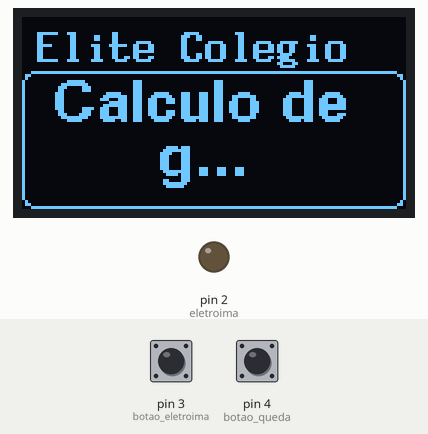
Simulated run of this sketch. Board: Arduino Uno, built with avr-gcc and run on an emulated ATmega328P. Parts: 128×64 one-colour display, output pins drawn as LEDs (lit = HIGH). The test bench sets the inputs (shaded band); at power-on: pin 3 (botao_eletroima) HIGH, pin 4 (botao_queda) HIGH. What the sketch prints to the serial monitor is not drawn.

Above: at 1.2 s.
1.3 s: pin 3 (botao_eletroima) pulled LOW for 3.2 s
At 3.0 s:
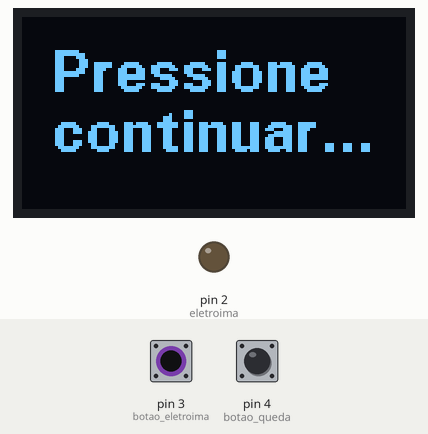
7.1 s: pin 3 (botao_eletroima) pulled LOW for 0.15 s
At 8.1 s:
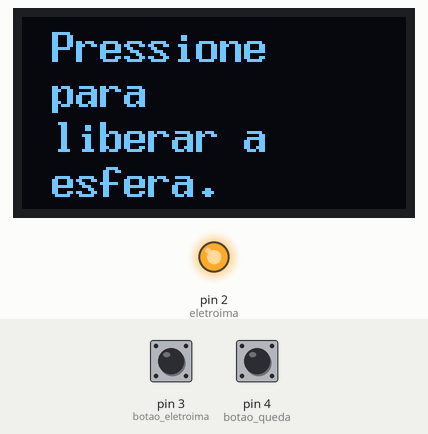
8.8 s: pin 3 (botao_eletroima) pulled LOW for 1 s
At 9.9 s:
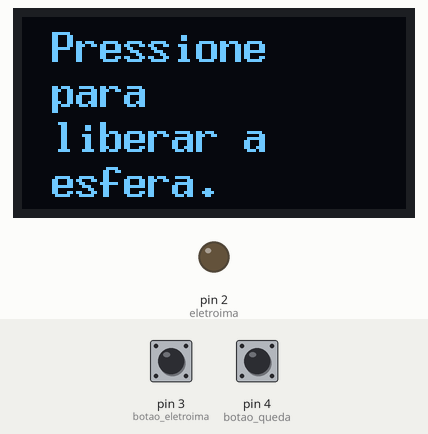
11.3 s: pin 4 (botao_queda) pulled LOW for 0.15 s
At 13.6 s:
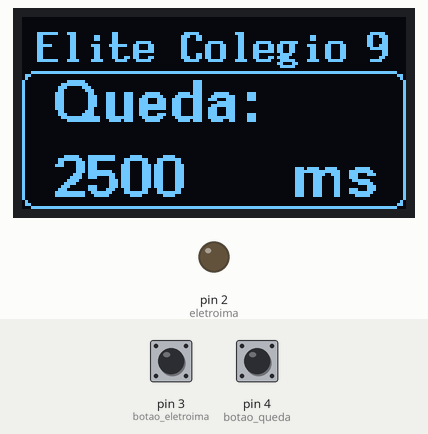
Timing chart, 0 to 15.1 s (numbered marks = the images above; inputs shaded):
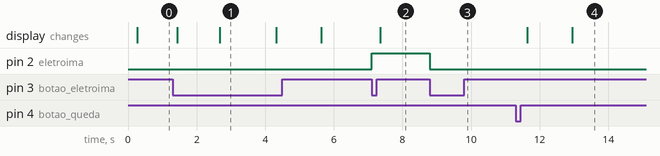

The sketch:

quedaLivre.ino
```cpp
// Programa adaptado de https://www.filipeflop.com/blog/como-conectar-display-oled-arduino/
// Programa Original: Teste Display OLED SSD1306
// Autor Original: FILIPEFLOP

//Precisamos incluir esta biblioteca para usarmos o display
#include "U8glib.h"
// Display que vamos trabalhar:
U8GLIB_SSD1306_128X64 u8g(U8G_I2C_OPT_NO_ACK);  // VDD=5V GND=GND SCL=A5 SDA=A4


/*declarando as variaveis*/
int espera = 1000;
int tempo_i = 0;
int tempo_f = 0;
char tempoQueda[6];
char contagem[2];
int eletroima = 2;
int botao_eletroima = 3;
int botao_queda = 4;
int liga = 1, desliga = 0;


void setup(void)
{
  //iniciando comunicação serial
  Serial.begin(9600);

  //iniciando comunização com o display
  if ( u8g.getMode() == U8G_MODE_R3G3B2 ) {
    u8g.setColorIndex(255);     // white
  }
  else if ( u8g.getMode() == U8G_MODE_GRAY2BIT ) {
    u8g.setColorIndex(3);         // max intensity
  }
  else if ( u8g.getMode() == U8G_MODE_BW ) {
    u8g.setColorIndex(1);         // pixel on
  }
  else if ( u8g.getMode() == U8G_MODE_HICOLOR ) {
    u8g.setHiColorByRGB(255, 255, 255);
  }

  //Configurando o dispositivo de queda livre
  pinMode(eletroima, OUTPUT);
  pinMode(botao_eletroima, INPUT_PULLUP);
  pinMode(botao_queda, INPUT_PULLUP);
  Serial.begin(9600);
}

void loop(void)
{
  digitalWrite(eletroima, desliga);
  u8g.firstPage();
  do {
    //Seleciona a fonte de texto
    u8g.setFont(u8g_font_8x13B);
    //Linha superior - nome da escola
    u8g.drawStr( 5, 15, "Elite Colegio"); //escolha x, y, valor (coordenadas e valor impresso)
    //unidade
    u8g.setFont(u8g_font_fub14);
    u8g.drawStr( 10, 35, "Calculo de");
    //gravidade
    u8g.drawStr( 15, 53, "     g... ");
    //moldura
    u8g.drawRFrame(0, 18, 128, 46, 4);
  } while ( u8g.nextPage() );
  while (digitalRead(botao_eletroima) == 1) {}
  u8g.setFont(u8g_font_fub14);
  //iniciando o programa
  //imprimindo no computador
  Serial.println("Programa sendo inicializado");
  //imprimindo no display
  u8g.firstPage();
  do {
    u8g.drawStr( 10, 35, "Iniciando...");
  } while ( u8g.nextPage() );

  delay(espera);
  u8g.firstPage();
  do {
    u8g.drawStr( 10, 25, "Pressione");
    u8g.drawStr( 10, 45, "continuar...");
  } while ( u8g.nextPage() );
  Serial.println("Pressione o botão ligado à porta digital 3 para seguir com cada passo");
  while (digitalRead(botao_eletroima) == 1) {} //espera até que o botão seja pressionado
  delay(espera);
  u8g.firstPage();
  do {
    u8g.drawStr( 10, 25, "Pressione");
    u8g.drawStr( 10, 45, "continuar...");
  } while ( u8g.nextPage() );
  Serial.println("...\nPosicione o botão ligado à porta digital 4 abaixo do eletroímã.");
  //reduzindo a letra para caber no display
  u8g.setFont(u8g_font_8x13B);
  u8g.firstPage();
  do {
    u8g.drawStr( 10, 15, "Verifique se o ");
    u8g.drawStr( 10, 30, "outro botao");
    u8g.drawStr( 10, 45, "esta abaixo");
    u8g.drawStr( 10, 60, "do eletroima.");
  } while ( u8g.nextPage() );
  while (digitalRead(botao_eletroima) == 1) {} //espera até que o botão seja pressionado novamente
  delay(espera);
  Serial.println("\nPressione o botão para ligar o eletroímã.");
  u8g.firstPage();
  do {
    u8g.drawStr( 10, 15, "Pressione o");
    u8g.drawStr( 10, 30, "botao para");
    u8g.drawStr( 10, 45, "ligar o");
    u8g.drawStr( 10, 60, "eletroima.");
  } while ( u8g.nextPage() );
  delay(espera);
  while (digitalRead(botao_eletroima) == 1) {} //espera até que o botão seja pressionado
  digitalWrite(eletroima, liga);
  Serial.println("\nPressione para liberar a esfera.");
  u8g.firstPage();
  do {
    u8g.drawStr( 10, 15, "Pressione");
    u8g.drawStr( 10, 30, "para");
    u8g.drawStr( 10, 45, "liberar a");
    u8g.drawStr( 10, 60, "esfera.");
  } while ( u8g.nextPage() );
  delay(espera);
  while (digitalRead(botao_eletroima) == 1) {} //espera até que o botão seja pressionado
  digitalWrite(eletroima, desliga);
  tempo_i = millis();
  while (digitalRead(botao_queda) == 1) {}
  tempo_f = millis();
  Serial.println("Sucesso!!!");
  Serial.println(" ______________________________________________");
  Serial.print("|   O tempo de queda foi de ");
  Serial.print(tempo_f - tempo_i);
  Serial.println(" milisegundos.");
  Serial.println(" ______________________________________________");
  int t = tempo_f - tempo_i;
  itoa(tempo_f - tempo_i, tempoQueda, 10);
  u8g.firstPage();
  do {
    u8g.setFont(u8g_font_8x13B);
    u8g.drawStr( 0, 25, "Tempo de queda:");
    u8g.setFont(u8g_font_fub14);
    u8g.drawStr( 10, 60, tempoQueda);
    u8g.drawStr( 90, 60, "ms");
  } while ( u8g.nextPage() );
  delay(espera);
  Serial.println("\nEletroima desligado. Aguarde 60 s para resfriar o transistor.");
  //Aguardando 60 segundos
  //alternando entre:
  //tempo de queda
  //informando a espera
  for (int i = 89; i > 0; i--) {
    itoa(i / 10 + 1, contagem, 10);
    if (i % 5 == 0) {
      u8g.firstPage();
      do {
        //Seleciona a fonte de texto
        u8g.setFont(u8g_font_8x13B);
        //Linha superior - nome da escola
        u8g.drawStr( 5, 15, "Elite Colegio");
        //contagem regressiva
        u8g.drawStr( 115, 15, contagem);
        //unidade
        u8g.setFont(u8g_font_fub14);
        u8g.drawStr( 2, 35, "Resfriando o");
        //gravidade
        u8g.drawStr( 10, 53, "transistor...");
        //moldura
        u8g.drawRFrame(0, 18, 128, 46, 4);
      } while ( u8g.nextPage() );
    }
    else {
      u8g.firstPage();
      do {
        //Seleciona a fonte de texto
        u8g.setFont(u8g_font_8x13B);
        //Linha superior - nome da escola
        u8g.drawStr( 5, 15, "Elite Colegio");
        //contagem regressiva
        u8g.drawStr( 115, 15, contagem);
        //tempo de queda
        u8g.setFont(u8g_font_fub14);
        u8g.drawStr( 10, 35, "Queda:");
        u8g.drawStr( 10, 60, tempoQueda);
        u8g.drawStr( 90, 60, "ms");
        //moldura
        u8g.drawRFrame(0, 18, 128, 46, 4);
      } while ( u8g.nextPage() );
    }
    Serial.println(i);
    delay(espera/2);
  }
  Serial.println("\nPressione para reiniciar o programa.\n\n\n");
  u8g.firstPage();
      do {
        //Seleciona a fonte de texto
        u8g.setFont(u8g_font_8x13B);
        //Linha superior - nome da escola
        u8g.drawStr( 5, 15, "Pronto p/ rein.");
        //tempo de queda
        u8g.setFont(u8g_font_fub14);
        u8g.drawStr( 10, 35, "Queda:");
        u8g.drawStr( 10, 60, tempoQueda);
        u8g.drawStr( 90, 60, "ms");
        //moldura
        u8g.drawRFrame(0, 18, 128, 46, 4);
      } while ( u8g.nextPage() );
  while (digitalRead(botao_eletroima) == 1) {}
  delay(espera);
}
```

Measured:
- after the input at 1.3 s, the display: first changes after 0.14 s (image 1 shows a later state)
- after the input at 7.1 s, pin 2 (eletroima): LOW → HIGH at once; the display: changes after 0.25 s (image 2)
- after the input at 8.8 s, pin 2 (eletroima): HIGH → LOW at once
- after the input at 11.3 s, the display: first changes after 0.33 s (image 4 shows a later state)
- what the display in image 1 shows lasts 1.6 s, from 2.7 s to 4.3 s
